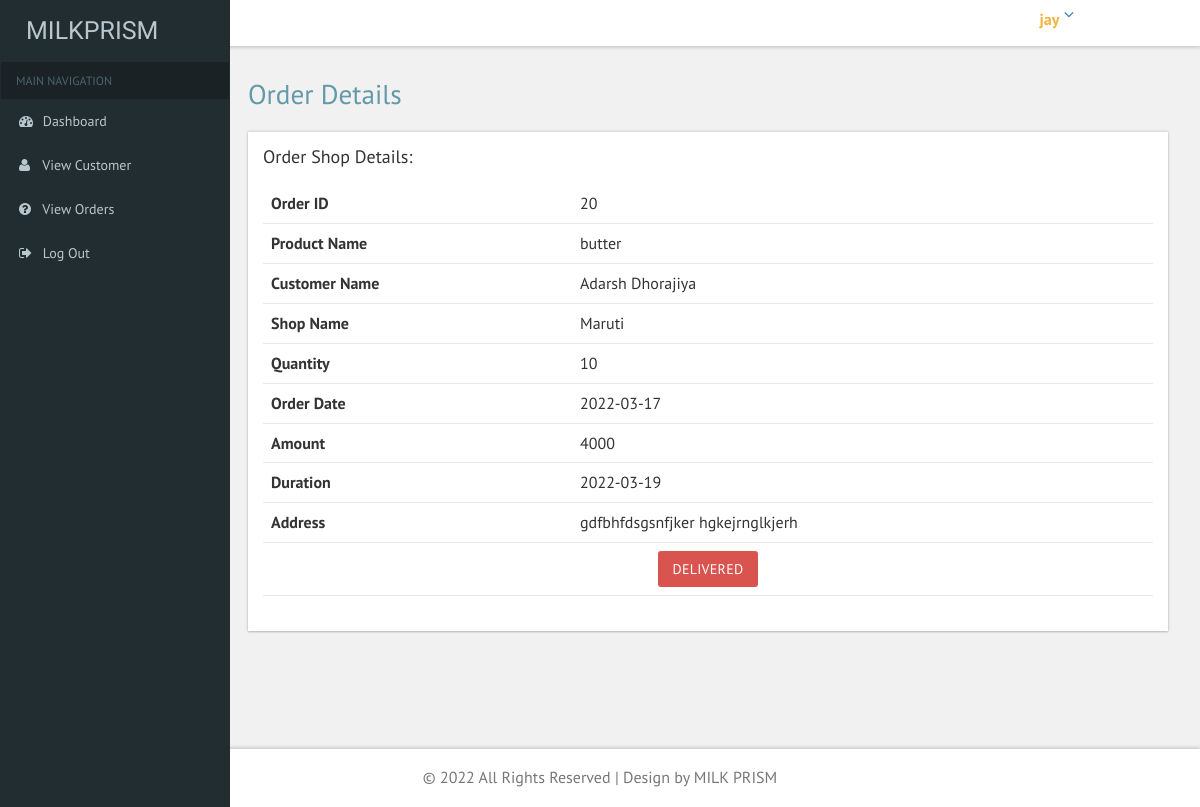
The app's page /deliveryman/order_detail.php?o_id=20 (signed in) with its own data.
### tables this page shows
CREATE TABLE `deliveryman` (
  `deliveryman_id` int(11) NOT NULL,
  `fname` varchar(30) NOT NULL,
  `lname` varchar(30) NOT NULL,
  `email` varchar(50) NOT NULL,
  `contact` bigint(10) NOT NULL,
  `address` text NOT NULL,
  `pincode` int(11) NOT NULL,
  `password` varchar(50) NOT NULL,
  `reg_date` date NOT NULL,
  `shop_id` int(11) NOT NULL
);

CREATE TABLE `orders` (
  `order_id` int(11) NOT NULL,
  `product_id` int(11) NOT NULL,
  `customer_id` int(11) NOT NULL,
  `shop_id` int(11) NOT NULL,
  `quantity` int(11) NOT NULL,
  `order_date` date NOT NULL,
  `amount` int(11) NOT NULL,
  `duration` date NOT NULL,
  `isDelivered` tinyint(4) NOT NULL
);

CREATE TABLE `order_items` (
  `product_id` int(11) NOT NULL,
  `order_id` int(11) NOT NULL,
  `price` decimal(10,2) NOT NULL,
  `quantity` int(11) NOT NULL
);

CREATE TABLE `product` (
  `product_id` int(11) NOT NULL,
  `product_name` varchar(50) NOT NULL,
  `description` text NOT NULL,
  `price` decimal(10,2) NOT NULL,
  `image` varchar(50) NOT NULL,
  `shop_id` int(11) NOT NULL
);

CREATE TABLE `customer` (
  `customer_id` int(11) NOT NULL,
  `name` varchar(100) NOT NULL,
  `email` varchar(50) NOT NULL,
  `contact` bigint(10) NOT NULL,
  `address` varchar(200) NOT NULL,
  `pincode` int(11) NOT NULL,
  `city_id` int(11) NOT NULL,
  `area_id` int(11) NOT NULL,
  `password` varchar(20) NOT NULL
);

CREATE TABLE `shop` (
  `shop_id` int(11) NOT NULL,
  `shop_name` varchar(50) NOT NULL,
  `shop_email` varchar(50) NOT NULL,
  `shop_contact` bigint(10) NOT NULL,
  `shop_address` text NOT NULL,
  `city_id` int(11) NOT NULL,
  `area_id` int(11) NOT NULL,
  `pincode` int(11) NOT NULL,
  `shopkeeper_name` varchar(100) NOT NULL,
  `shopkeeper_contact` bigint(10) NOT NULL,
  `shop_image` varchar(50) NOT NULL,
  `status` int(11) NOT NULL,
  `registration_date` date NOT NULL,
  `password` varchar(50) NOT NULL
);

### deliveryman/order_detail.php (the view, shortened to what this page needs)
<?php
include "common/connection.php";
$id = $_GET["o_id"];
$order = $con -> query("select * from orders where order_id='$id' ");
$obOrder = $order -> fetch_object();
$sh = $con->query("select * from shop where shop_id='$obOrder->shop_id'");
$shop = $sh->fetch_object();
$cust = $con->query("select * from customer where customer_id='$obOrder->customer_id'");
$customer = $cust->fetch_object();
?>
<!DOCTYPE HTML>
<html>
<head>
<link href="css/bootstrap.css" rel='stylesheet' type='text/css' />
<link href="css/style.css" rel='stylesheet' type='text/css' />
<link href="css/font-awesome.css" rel="stylesheet">
 <link href='css/SidebarNav.min.css' media='all' rel='stylesheet' type='text/css'/>
<link href="css/custom.css" rel="stylesheet">
</head>
<body class="cbp-spmenu-push">
	<div class="main-content">
	<div class="cbp-spmenu cbp-spmenu-vertical cbp-spmenu-left" id="cbp-spmenu-s1">
		<aside class="sidebar-left">
      <?php include "common/sidebar.php"; ?>
    </aside>
	</div>
		<?php include "common/header.php"; ?>
		<div id="page-wrapper">
			<div class="main-page">
				<h2 class="title1">Order Details</h2>
					<div class="panel-body widget-shadow">
						<h4 style="padding-bottom: 1em;">Order Shop Details:</h4>
						<table class="table">
								<tr>
								  <th>Order ID</th>
								  <td><?php echo "$obOrder->order_id"; ?></td>
								</tr>
								<tr>
								  <th>Product Name</th>
								  <td>
								  <?php $forOrder = $con -> query("select * from order_items where order_id='$obOrder->order_id' ") ?>
								  <?php while($row = $forOrder -> fetch_object()){
										$pd = $con -> query("select * from product where product_id='$row->product_id' ");
										$pdName = $pd -> fetch_object();
									?>
								  <?php echo $pdName->product_name; ?> &nbsp;&nbsp;&nbsp;
								  <?php }  ?>
								  </td>
								</tr>
								<tr>
								  <th>Customer Name</th>
								  <td><?php echo "$customer->name"; ?></td>
								</tr>
								<tr>
								  <th>Shop Name</th>
								  <td><?php echo "$shop->shop_name"; ?></td>
								</tr>
								<tr>
								  <th>Quantity</th>
								  <td><?php echo "$obOrder->quantity"; ?></td>
								</tr>
								<tr>
								  <th>Order Date</th>
								  <td><?php echo "$obOrder->order_date"; ?></td>
								</tr>
								<tr>
								  <th>Amount</th>
								  <td><?php echo "$obOrder->amount"; ?></td>
								</tr>
								<tr>
								  <th>Duration</th>
								  <td><?php echo "$obOrder->duration"; ?></td>
								</tr>
								<tr>
								  <th>Address</th>
								  <td><?php echo "$customer->address"; ?></td>
								</tr>
								<tr>
									<td colspan="2"style="text-align: center;"><a class="btn btn-danger" href="order_delivered.php?o_id=<?php echo $obOrder->order_id; ?>">Delivered</a></td>
								</tr>
						</table>
					</div>
			</div>
		</div>
		<?php include "common/footer.php"; ?>
	</div>
</body>
</html>

### deliveryman/common/header.php (shortened to what this page needs)
<?php
include "connection.php";
$id = $_SESSION["deliveryman_id"];
$admin = $con->query("select * from deliveryman where deliveryman_id='$id'");
$row = $admin->fetch_object();
?>
<div class="sticky-header header-section ">
			<div class="header-right">
				<div class="profile_details">
					<ul>
						<li class="dropdown profile_details_drop">
							<a href="#" class="dropdown-toggle" data-toggle="dropdown" aria-expanded="false">
								<div class="profile_img">
									<div class="user-name">
										<p><?php echo "$row->fname";?></p>
									</div>
									<i class="fa fa-angle-down"></i>
								</div>
							</a>
						</li>
					</ul>
				</div>
				<div class="clearfix"> </div>
			</div>
			<div class="clearfix"> </div>
		</div>

### deliveryman/css/custom.css (style rules this page uses)
#page-wrapper { padding:5em 2em 2.5em; background-color: #F1F1F1; }

### records on screen
deliveryman: fname "jay"
orders: order_id "20", quantity "10", order_date "2022-03-17", amount "4000", duration "2022-03-19"
order_items: product.product_name "butter"
customer: name "Adarsh Dhorajiya", address "gdfbhfdsgsnfjker hgkejrnglkjerh"
shop: shop_name "Maruti"
